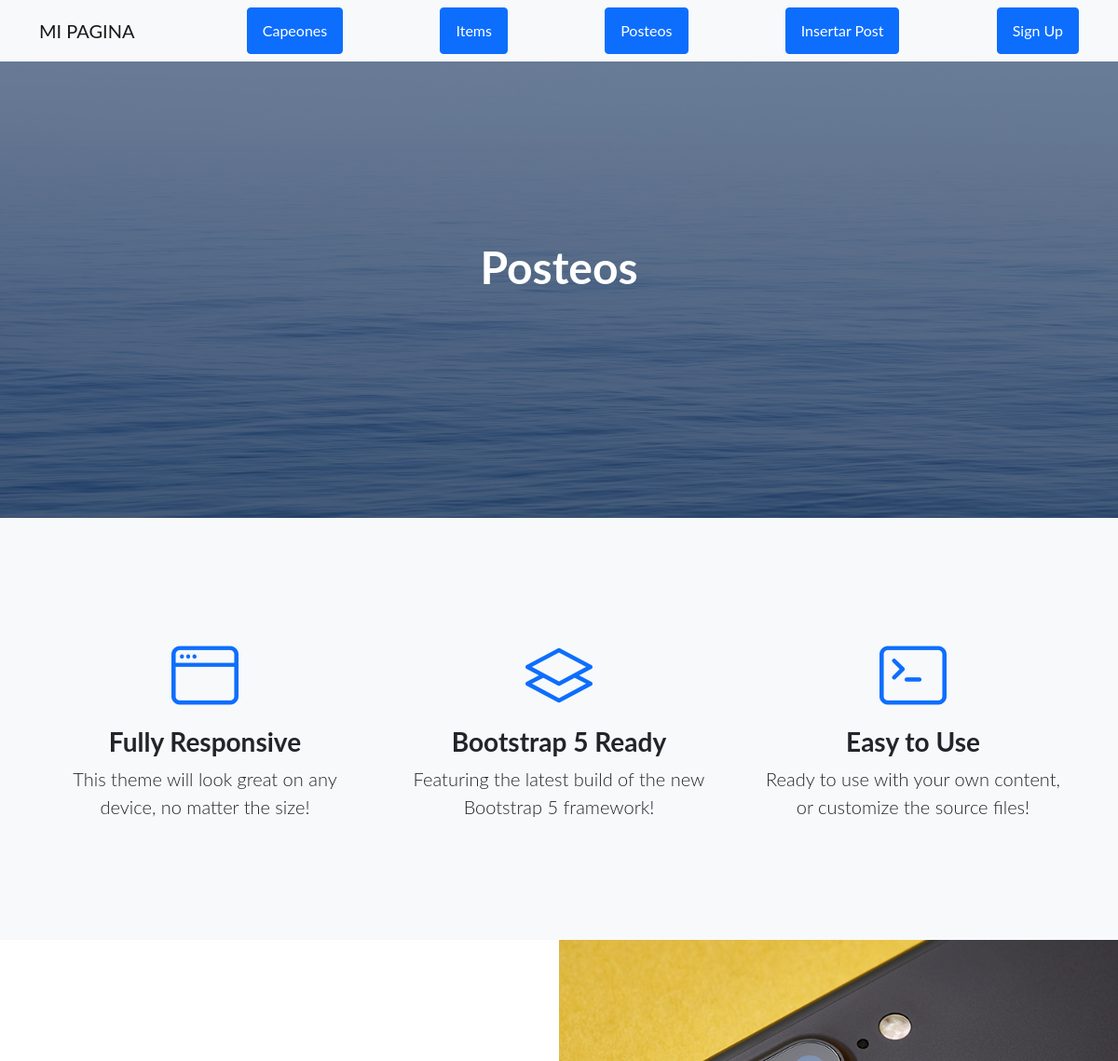
/AppCoder/posteos/ (upper part), run on an earlier commit of the app's database.
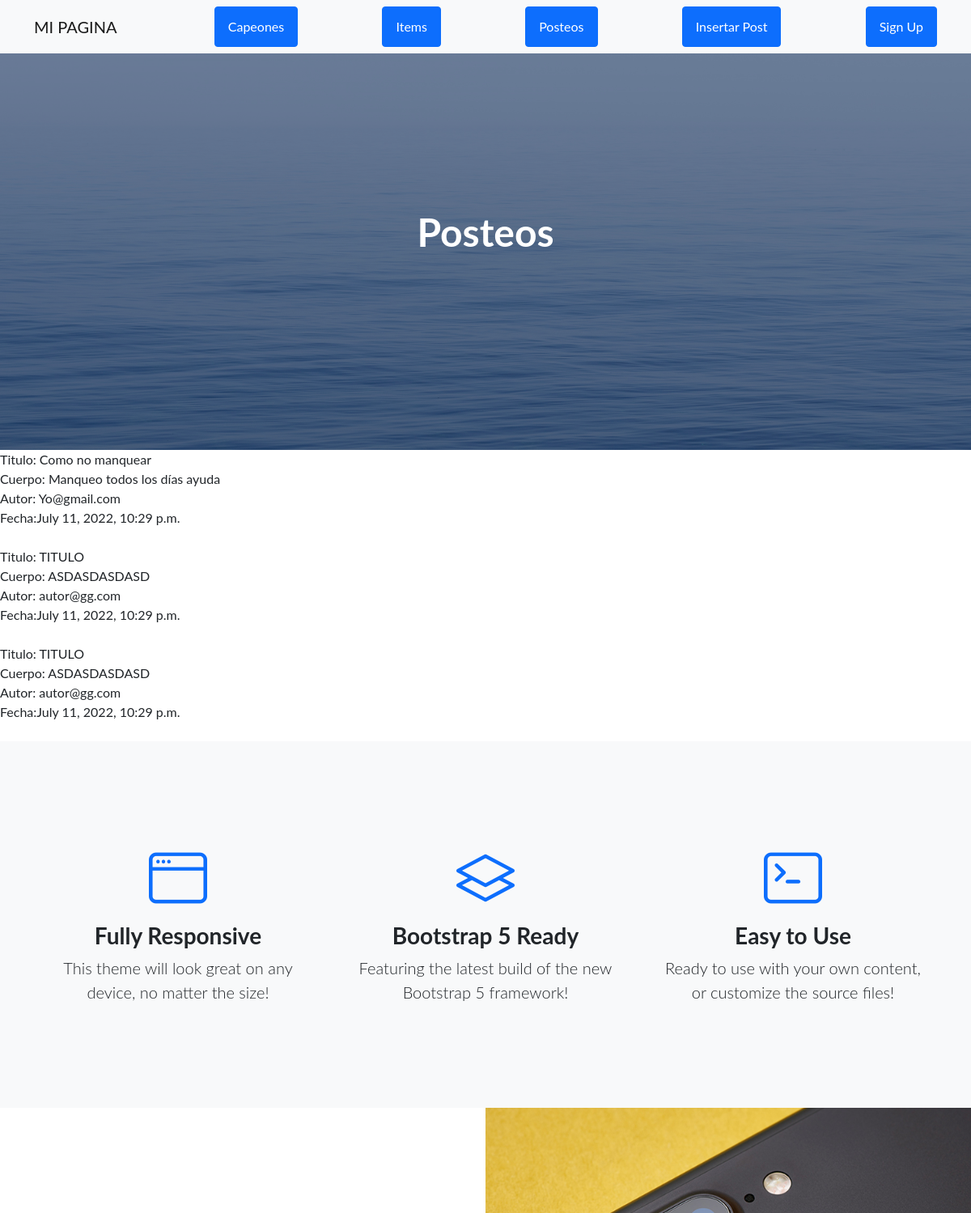
And on a later commit of the database.
### AppCoder/models.py (models this page shows)
class Posteo(models.Model):
    titulo = models.CharField(max_length=50)
    cuerpo = models.CharField(max_length=50)
    autor = models.EmailField()
    fecha = models.DateTimeField()
    class Meta:
         verbose_name_plural = "Posteos"

### AppCoder/views.py (the view)
# urls.py: path('posteos/', posteos, name='posteos'),
def posteos(request):
    posteos = Posteo.objects.all()
    return render(context={'posteos': posteos},request=request, template_name='AppCoder/posteos.html')

### AppCoder/templates/AppCoder/posteos.html
{% extends "AppCoder/padre.html" %}
{% load static %}
{% block titulo %}
<h1 class="mb-5">Posteos</h1>
{% endblock %}
{% block contenido_que_cambia %}
{% for posteo in posteos %}
Titulo: {{posteo.titulo}}<br>
Cuerpo: {{posteo.cuerpo}}<br>
Autor: {{posteo.autor}}<br>
Fecha:{{posteo.fecha}}<br>
<br>
{% endfor %}
{% endblock %}

### AppCoder/templates/AppCoder/padre.html (shortened to what this page needs)
<!DOCTYPE html>
<html lang="en">
    <head>
        {% load static %}
        <link href="https://cdn.jsdelivr.net/npm/bootstrap-icons@1.5.0/font/bootstrap-icons.css" rel="stylesheet" type="text/css" />
        <link href="{% static 'AppCoder/css/styles.css' %}" rel="stylesheet" />
    </head>
    <body>
        <nav class="navbar navbar-light bg-light static-top">
            <div class="container">
                <a class="navbar-brand" href="{% url 'inicio' %}">MI PAGINA</a>
                <a class="btn btn-primary" href="{% url 'campeones' %}">Capeones</a>
                <a class="btn btn-primary" href="{% url 'items' %}">Items</a>
                <a class="btn btn-primary" href="{% url 'posteos' %}">Posteos</a>
                <a class="btn btn-primary" href="{% url 'formulario-posteo' %}">Insertar Post</a>
                <a class="btn btn-primary" href="#signup">Sign Up</a>
            </div>
        </nav>
        <header class="masthead">
            <div class="container position-relative">
                <div class="row justify-content-center">
                    <div class="col-xl-6">
                        <div class="text-center text-white">
                            {% block titulo %}
                            {% endblock %}
                        </div>
                    </div>
                </div>
            </div>
        </header>
        {% block contenido_que_cambia%}
        {% endblock %}
        <section class="features-icons bg-light text-center">
            <div class="container">
                <div class="row">
                    <div class="col-lg-4">
                        <div class="features-icons-item mx-auto mb-5 mb-lg-0 mb-lg-3">
                            <div class="features-icons-icon d-flex"><i class="bi-window m-auto text-primary"></i></div>
                            <h3>Fully Responsive</h3>
                            <p class="lead mb-0">This theme will look great on any device, no matter the size!</p>
                        </div>
                    </div>
                    <div class="col-lg-4">
                        <div class="features-icons-item mx-auto mb-5 mb-lg-0 mb-lg-3">
                            <div class="features-icons-icon d-flex"><i class="bi-layers m-auto text-primary"></i></div>
                            <h3>Bootstrap 5 Ready</h3>
                            <p class="lead mb-0">Featuring the latest build of the new Bootstrap 5 framework!</p>
                        </div>
                    </div>
                    <div class="col-lg-4">
                        <div class="features-icons-item mx-auto mb-0 mb-lg-3">
                            <div class="features-icons-icon d-flex"><i class="bi-terminal m-auto text-primary"></i></div>
                            <h3>Easy to Use</h3>
                            <p class="lead mb-0">Ready to use with your own content, or customize the source files!</p>
                        </div>
                    </div>
                </div>
            </div>
        </section>
        <section class="showcase">
            <div class="container-fluid p-0">
                <div class="row g-0">
                    <div class="col-lg-6 order-lg-2 text-white showcase-img" style="background-image: url('assets/img/bg-showcase-1.jpg')"></div>
                    <div class="col-lg-6 order-lg-1 my-auto showcase-text">
                    </div>
                </div>
            </div>
        </section>
    </body>
</html>

What changed in the data, as far as the page shows it:
added Posteo: titulo "Como no manquear", cuerpo "Manqueo todos los días ayuda", autor "Yo@gmail.com", fecha "July 11, 2022, 10:29 p.m."
added Posteo: titulo "TITULO", cuerpo "ASDASDASDASD", autor "autor@gg.com", fecha "July 11, 2022, 10:29 p.m."
added Posteo: titulo "TITULO", cuerpo "ASDASDASDASD", autor "autor@gg.com", fecha "July 11, 2022, 10:29 p.m."
